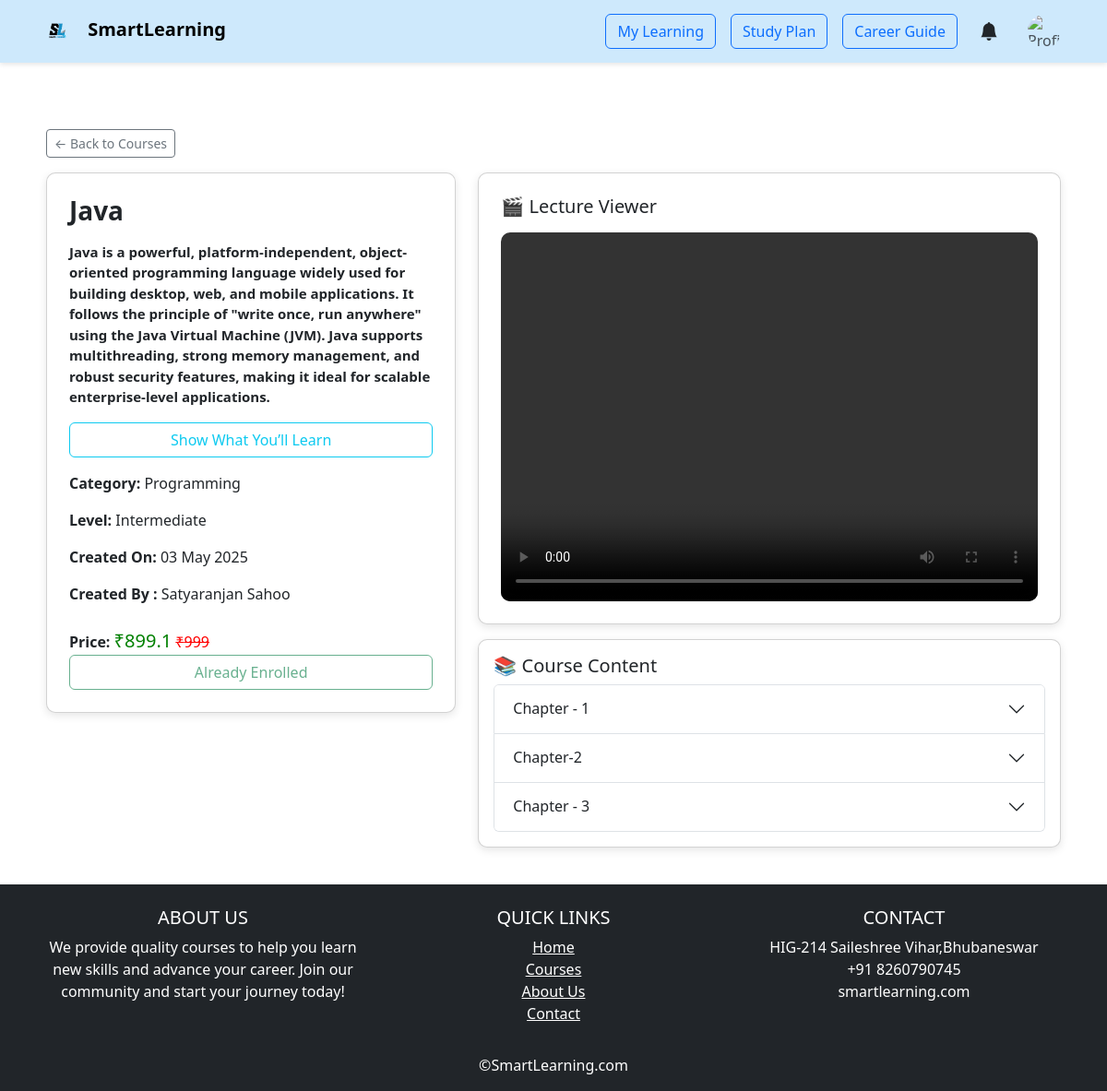
The app's page /course-details.php?id=11 (signed in) with its own data.
### tables this page shows
CREATE TABLE `courses` (
  `id` int(11) NOT NULL,
  `educator_id` int(11) DEFAULT NULL,
  `title` varchar(255) DEFAULT NULL,
  `description` text DEFAULT NULL,
  `topics` text NOT NULL,
  `category` varchar(200) NOT NULL,
  `level` varchar(200) NOT NULL,
  `thumbnail` varchar(200) NOT NULL,
  `price` int(11) DEFAULT NULL,
  `discount` int(11) DEFAULT NULL,
  `tags` varchar(200) NOT NULL,
  `created_at` timestamp NOT NULL DEFAULT current_timestamp()
);

CREATE TABLE `users` (
  `id` int(11) NOT NULL,
  `name` varchar(255) NOT NULL,
  `email` varchar(255) NOT NULL,
  `password` varchar(255) NOT NULL,
  `role` varchar(20) NOT NULL,
  `image` varchar(200) NOT NULL,
  `otp` varchar(6) DEFAULT NULL,
  `otp_expires_at` datetime DEFAULT NULL,
  `is_verified` tinyint(1) DEFAULT 0,
  `status` enum('pending','approved','rejected') DEFAULT 'pending'
);

CREATE TABLE `chapters` (
  `id` int(11) NOT NULL,
  `course_id` int(11) DEFAULT NULL,
  `chapter_name` varchar(255) DEFAULT NULL,
  `created_at` timestamp NOT NULL DEFAULT current_timestamp()
);

### course-details.php (the view, shortened to what this page needs)
<?php
include 'db_connect.php';
$course_id = $_GET['id'] ?? 0;
$student_id = $_SESSION['user_id'] ?? 0;
$enrolled = false;
if (!isset($_SESSION['role']) || $_SESSION['role'] !== 'student') {
  include_once 'navbar.php';
} else {
  include_once 'student_navbar.php';
  $enroll_check = $conn->prepare("SELECT * FROM enrollments WHERE student_id = ? AND course_id = ?");
  $enroll_check->bind_param("ii", $student_id, $course_id);
  $enroll_check->execute();
  $enrolled = $enroll_check->get_result()->num_rows > 0;
}
$course_query = $conn->prepare("
  SELECT courses.*, users.name AS instructor_name
  FROM courses
  JOIN users ON courses.educator_id = users.id
  WHERE courses.id = ?
");
$course_query->bind_param("i", $course_id);
$course_query->execute();
$course_result = $course_query->get_result();
$course = $course_result->fetch_assoc();
$chapters_query = $conn->prepare("SELECT * FROM chapters WHERE course_id = ?");
$chapters_query->bind_param("i", $course_id);
$chapters_query->execute();
$chapters_result = $chapters_query->get_result();
?>
<!DOCTYPE html>
<html lang="en">
<head>
  <link rel="stylesheet" href="https://cdn.jsdelivr.net/npm/bootstrap@5.3.0/dist/css/bootstrap.min.css">
</head>
<body>
<div class="container course-detail-container">
  <a href="courses.php" class="btn btn-sm btn-outline-secondary mb-3">← Back to Courses</a>
  <div class="row g-4">
    <div class="col-md-5">
      <div class="card p-4">
        <h2 class="course-title"><?= htmlspecialchars($course['title']) ?></h2>
        <p class="desc mt-2"><?= nl2br(htmlspecialchars($course['description'])) ?></p>
        <?php if (!empty($course['topics'])):
        ?>
        <button class="btn btn-outline-info mb-3" type="button" data-bs-toggle="collapse" data-bs-target="#topicsCollapse" aria-expanded="false" aria-controls="topicsCollapse">
        Show What You’ll Learn
        </button>
        <?php endif; ?>
        <p><strong>Category:</strong> <?= htmlspecialchars($course['category'] ?? 'N/A') ?></p>
        <p><strong>Level:</strong> <?= htmlspecialchars($course['level'] ?? 'All Levels') ?></p>
        <p><strong>Created On:</strong> <?= date('d M Y', strtotime($course['created_at'])) ?></p>
        <p><strong>Created By :</strong> <?= htmlspecialchars($course['instructor_name']) ?></p>
        <div class="mt-2">
          <strong>Price:</strong>
          <?php if (!empty($course['discount']) && $course['discount'] > 0):
              $discounted = $course['price'] - ($course['price'] * $course['discount'] / 100);
          ?>
            <span class="price-tag">₹<?= $discounted ?></span>
            <span class="old-price">₹<?= $course['price'] ?></span>
          <?php else: ?>
            <span class="price-tag">₹<?= $course['price'] ?></span>
          <?php endif; ?>
        </div>
        <?php if (!$enrolled):
          $price = $course['price'];
          $discount = !empty($course['discount']) ? $course['discount'] : 0;
          $finalPrice = ($discount > 0) ? ($price - ($price * $discount / 100)) : $price;
          ?>
          <a href="javascript:void(0)" data-courseid="<?php echo $course_id;?>" data-coursename="<?php echo $course['title'];?>" data-amount="<?php echo $finalPrice;?>" class="btn btn-primary enrollNow">Enroll Now</a>
        <?php else: ?>
          <button class="btn btn-outline-success w-100" disabled>Already Enrolled</button>
        <?php endif; ?>
      </div>
    </div>
    <div class="col-md-7">
      <div class="card p-4 mb-3">
        <h5 class="mb-3">🎬 Lecture Viewer</h5>
        <video id="videoPlayer" class="video-player" controls>
          <source src="videos/5495890-hd_1080_1920_30fps.mp4" type="video/mp4">
        </video>
      </div>
      <div class="card p-3">
        <h5>📚 Course Content</h5>
        <div class="accordion" id="courseContent">
          <?php
          $chapterIndex = 0;
          while($chapter = $chapters_result->fetch_assoc()):
          ?>
            <div class="accordion-item">
              <h2 class="accordion-header" id="heading<?= $chapterIndex ?>">
                <button class="accordion-button collapsed" type="button" data-bs-toggle="collapse" data-bs-target="#collapse<?= $chapterIndex ?>">
                  <?= htmlspecialchars($chapter['chapter_name']) ?>
                </button>
              </h2>
            </div>
          <?php
            $chapterIndex++;
          endwhile;
          ?>
        </div>
      </div>
    </div>
  </div>
</div>
<div class="position-fixed bottom-0 end-0 p-3" style="z-index: 1050">
</div>
<?php include 'footer.php'; ?>
</body>
</html>

### course-details.php (style rules this page uses)
.course-detail-container { padding: 40px 20px; }
.card { border-radius: 10px; box-shadow: 0 3px 10px rgba(0,0,0,0.1); }
.video-player { width: 100%; border-radius: 10px; height : 400px; }
.course-title { font-size: 28px; font-weight: 600; }
.price-tag { font-size: 20px; color: green; }
.old-price { text-decoration: line-through; color: red; }
.desc { font-size: 15px; font-weight : bold; margin-top : 4px; }

### records on screen
courses: title "Java", description "Java is a powerful, platform-independent, object-oriented programming language widely used for building desktop, web, and mobile applications. It follows the principle of \"write once, run anywhere\" using the Java Virtual Machine (JVM). Java supports multithreading, strong memory management, and robust security features, making it ideal for scalable enterprise-level applications.", category "Programming", level "Intermediate", created_at "03 May 2025", educator.name "Satyaranjan Sahoo", discounted "899.1", price "999"
chapters: chapter_name "Chapter - 1"
chapters: chapter_name "Chapter-2"
chapters: chapter_name "Chapter - 3"
